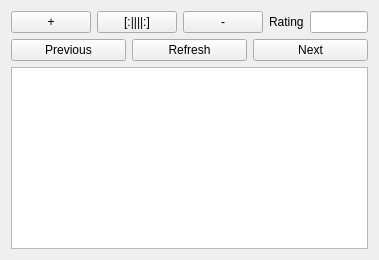
<?xml version="1.0" encoding="UTF-8"?>
<ui version="4.0">
 <class>MainWidget</class>
 <widget class="QWidget" name="MainWidget">
  <property name="geometry">
   <rect>
    <x>0</x>
    <y>0</y>
    <width>379</width>
    <height>260</height>
   </rect>
  </property>
  <property name="minimumSize">
   <size>
    <width>379</width>
    <height>260</height>
   </size>
  </property>
  <property name="maximumSize">
   <size>
    <width>379</width>
    <height>260</height>
   </size>
  </property>
  <property name="windowTitle">
   <string>MainWidget</string>
  </property>
  <layout class="QVBoxLayout" name="verticalLayout">
   <item>
    <layout class="QHBoxLayout" name="horizontalLayout">
     <item>
      <widget class="QPushButton" name="buttonRateUp">
       <property name="text">
        <string>+</string>
       </property>
      </widget>
     </item>
     <item>
      <widget class="QPushButton" name="buttonBayan">
       <property name="text">
        <string>[:||||:]</string>
       </property>
      </widget>
     </item>
     <item>
      <widget class="QPushButton" name="buttonRateDown">
       <property name="text">
        <string>-</string>
       </property>
      </widget>
     </item>
     <item>
      <widget class="QLabel" name="labelRating">
       <property name="frameShape">
        <enum>QFrame::NoFrame</enum>
       </property>
       <property name="text">
        <string>Rating</string>
       </property>
      </widget>
     </item>
     <item>
      <widget class="QLineEdit" name="lineRating">
       <property name="readOnly">
        <bool>true</bool>
       </property>
      </widget>
     </item>
    </layout>
   </item>
   <item>
    <layout class="QHBoxLayout" name="horizontalLayout_2">
     <item>
      <widget class="QPushButton" name="buttonPrevious">
       <property name="text">
        <string>Previous</string>
       </property>
      </widget>
     </item>
     <item>
      <widget class="QPushButton" name="buttonUpdate">
       <property name="text">
        <string>Refresh</string>
       </property>
      </widget>
     </item>
     <item>
      <widget class="QPushButton" name="buttonNext">
       <property name="text">
        <string>Next</string>
       </property>
      </widget>
     </item>
    </layout>
   </item>
   <item>
    <widget class="QTextEdit" name="textEditContent">
     <property name="undoRedoEnabled">
      <bool>false</bool>
     </property>
     <property name="readOnly">
      <bool>true</bool>
     </property>
    </widget>
   </item>
  </layout>
 </widget>
 <layoutdefault spacing="6" margin="11"/>
 <resources/>
 <connections/>
</ui>
